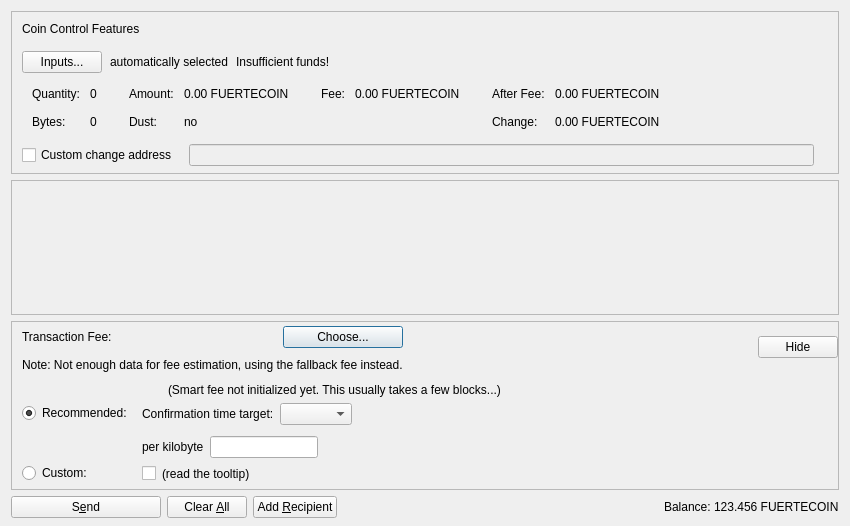
<?xml version="1.0" encoding="UTF-8"?>
<ui version="4.0">
 <class>SendCoinsDialog</class>
 <widget class="QDialog" name="SendCoinsDialog">
  <property name="geometry">
   <rect>
    <x>0</x>
    <y>0</y>
    <width>850</width>
    <height>526</height>
   </rect>
  </property>
  <property name="windowTitle">
   <string>Send Coins</string>
  </property>
  <layout class="QVBoxLayout" name="verticalLayout" stretch="0,1,0,0">
   <property name="bottomMargin">
    <number>8</number>
   </property>
   <item>
    <widget class="QFrame" name="frameCoinControl">
     <property name="sizePolicy">
      <sizepolicy hsizetype="Expanding" vsizetype="Expanding">
       <horstretch>0</horstretch>
       <verstretch>0</verstretch>
      </sizepolicy>
     </property>
     <property name="maximumSize">
      <size>
       <width>16777215</width>
       <height>16777215</height>
      </size>
     </property>
     <property name="frameShape">
      <enum>QFrame::StyledPanel</enum>
     </property>
     <property name="frameShadow">
      <enum>QFrame::Sunken</enum>
     </property>
     <layout class="QVBoxLayout" name="verticalLayoutCoinControl2">
      <property name="spacing">
       <number>0</number>
      </property>
      <property name="leftMargin">
       <number>0</number>
      </property>
      <property name="topMargin">
       <number>0</number>
      </property>
      <property name="rightMargin">
       <number>0</number>
      </property>
      <property name="bottomMargin">
       <number>6</number>
      </property>
      <item>
       <layout class="QVBoxLayout" name="verticalLayoutCoinControl" stretch="0,0,0,0,1">
        <property name="spacing">
         <number>0</number>
        </property>
        <property name="leftMargin">
         <number>10</number>
        </property>
        <property name="topMargin">
         <number>10</number>
        </property>
        <item>
         <layout class="QHBoxLayout" name="horizontalLayoutCoinControl1">
          <property name="bottomMargin">
           <number>15</number>
          </property>
          <item>
           <widget class="QLabel" name="labelCoinControlFeatures">
            <property name="sizePolicy">
             <sizepolicy hsizetype="Preferred" vsizetype="Maximum">
              <horstretch>0</horstretch>
              <verstretch>0</verstretch>
             </sizepolicy>
            </property>
            <property name="text">
             <string>Coin Control Features</string>
            </property>
           </widget>
          </item>
         </layout>
        </item>
        <item>
         <layout class="QHBoxLayout" name="horizontalLayoutCoinControl2" stretch="0,0,0,0">
          <property name="spacing">
           <number>8</number>
          </property>
          <property name="bottomMargin">
           <number>10</number>
          </property>
          <item>
           <widget class="QPushButton" name="pushButtonCoinControl">
            <property name="styleSheet">
             <string notr="true"/>
            </property>
            <property name="text">
             <string>Inputs...</string>
            </property>
            <property name="autoDefault">
             <bool>false</bool>
            </property>
           </widget>
          </item>
          <item>
           <widget class="QLabel" name="labelCoinControlAutomaticallySelected">
            <property name="text">
             <string>automatically selected</string>
            </property>
            <property name="margin">
             <number>5</number>
            </property>
           </widget>
          </item>
          <item>
           <widget class="QLabel" name="labelCoinControlInsuffFunds">
            <property name="text">
             <string>Insufficient funds!</string>
            </property>
            <property name="margin">
             <number>5</number>
            </property>
           </widget>
          </item>
          <item>
           <spacer name="horizontalSpacerCoinControl">
            <property name="orientation">
             <enum>Qt::Horizontal</enum>
            </property>
            <property name="sizeHint" stdset="0">
             <size>
              <width>40</width>
              <height>1</height>
             </size>
            </property>
           </spacer>
          </item>
         </layout>
        </item>
        <item>
         <widget class="QWidget" name="widgetCoinControl" native="true">
          <property name="sizePolicy">
           <sizepolicy hsizetype="Preferred" vsizetype="Preferred">
            <horstretch>0</horstretch>
            <verstretch>0</verstretch>
           </sizepolicy>
          </property>
          <property name="minimumSize">
           <size>
            <width>0</width>
            <height>0</height>
           </size>
          </property>
          <property name="styleSheet">
           <string notr="true"/>
          </property>
          <layout class="QHBoxLayout" name="horizontalLayoutCoinControl5">
           <property name="leftMargin">
            <number>0</number>
           </property>
           <property name="topMargin">
            <number>0</number>
           </property>
           <property name="rightMargin">
            <number>0</number>
           </property>
           <property name="bottomMargin">
            <number>0</number>
           </property>
           <item>
            <layout class="QHBoxLayout" name="horizontalLayoutCoinControl3" stretch="0,0,0,1">
             <property name="spacing">
              <number>20</number>
             </property>
             <property name="topMargin">
              <number>0</number>
             </property>
             <property name="bottomMargin">
              <number>10</number>
             </property>
             <item>
              <layout class="QFormLayout" name="formLayoutCoinControl1">
               <property name="horizontalSpacing">
                <number>10</number>
               </property>
               <property name="verticalSpacing">
                <number>14</number>
               </property>
               <property name="leftMargin">
                <number>10</number>
               </property>
               <property name="topMargin">
                <number>4</number>
               </property>
               <property name="rightMargin">
                <number>6</number>
               </property>
               <item row="0" column="0">
                <widget class="QLabel" name="labelCoinControlQuantityText">
                 <property name="text">
                  <string>Quantity:</string>
                 </property>
                 <property name="margin">
                  <number>0</number>
                 </property>
                </widget>
               </item>
               <item row="0" column="1">
                <widget class="QLabel" name="labelCoinControlQuantity">
                 <property name="cursor">
                  <cursorShape>IBeamCursor</cursorShape>
                 </property>
                 <property name="contextMenuPolicy">
                  <enum>Qt::ActionsContextMenu</enum>
                 </property>
                 <property name="text">
                  <string notr="true">0</string>
                 </property>
                 <property name="margin">
                  <number>0</number>
                 </property>
                 <property name="textInteractionFlags">
                  <set>Qt::LinksAccessibleByMouse|Qt::TextSelectableByKeyboard|Qt::TextSelectableByMouse</set>
                 </property>
                </widget>
               </item>
               <item row="1" column="0">
                <widget class="QLabel" name="labelCoinControlBytesText">
                 <property name="text">
                  <string>Bytes:</string>
                 </property>
                </widget>
               </item>
               <item row="1" column="1">
                <widget class="QLabel" name="labelCoinControlBytes">
                 <property name="cursor">
                  <cursorShape>IBeamCursor</cursorShape>
                 </property>
                 <property name="contextMenuPolicy">
                  <enum>Qt::ActionsContextMenu</enum>
                 </property>
                 <property name="text">
                  <string notr="true">0</string>
                 </property>
                 <property name="textInteractionFlags">
                  <set>Qt::LinksAccessibleByMouse|Qt::TextSelectableByKeyboard|Qt::TextSelectableByMouse</set>
                 </property>
                </widget>
               </item>
              </layout>
             </item>
             <item>
              <layout class="QFormLayout" name="formLayoutCoinControl2">
               <property name="horizontalSpacing">
                <number>10</number>
               </property>
               <property name="verticalSpacing">
                <number>14</number>
               </property>
               <property name="leftMargin">
                <number>6</number>
               </property>
               <property name="topMargin">
                <number>4</number>
               </property>
               <property name="rightMargin">
                <number>6</number>
               </property>
               <item row="0" column="0">
                <widget class="QLabel" name="labelCoinControlAmountText">
                 <property name="text">
                  <string>Amount:</string>
                 </property>
                 <property name="margin">
                  <number>0</number>
                 </property>
                </widget>
               </item>
               <item row="0" column="1">
                <widget class="QLabel" name="labelCoinControlAmount">
                 <property name="cursor">
                  <cursorShape>IBeamCursor</cursorShape>
                 </property>
                 <property name="contextMenuPolicy">
                  <enum>Qt::ActionsContextMenu</enum>
                 </property>
                 <property name="text">
                  <string notr="true">0.00 FUERTECOIN</string>
                 </property>
                 <property name="textInteractionFlags">
                  <set>Qt::LinksAccessibleByMouse|Qt::TextSelectableByKeyboard|Qt::TextSelectableByMouse</set>
                 </property>
                </widget>
               </item>
               <item row="1" column="0">
                <widget class="QLabel" name="labelCoinControlLowOutputText">
                 <property name="text">
                  <string>Dust:</string>
                 </property>
                </widget>
               </item>
               <item row="1" column="1">
                <widget class="QLabel" name="labelCoinControlLowOutput">
                 <property name="cursor">
                  <cursorShape>IBeamCursor</cursorShape>
                 </property>
                 <property name="contextMenuPolicy">
                  <enum>Qt::ActionsContextMenu</enum>
                 </property>
                 <property name="text">
                  <string notr="true">no</string>
                 </property>
                 <property name="textInteractionFlags">
                  <set>Qt::LinksAccessibleByMouse|Qt::TextSelectableByKeyboard|Qt::TextSelectableByMouse</set>
                 </property>
                </widget>
               </item>
              </layout>
             </item>
             <item>
              <layout class="QFormLayout" name="formLayoutCoinControl3">
               <property name="horizontalSpacing">
                <number>10</number>
               </property>
               <property name="verticalSpacing">
                <number>14</number>
               </property>
               <property name="leftMargin">
                <number>6</number>
               </property>
               <property name="topMargin">
                <number>4</number>
               </property>
               <property name="rightMargin">
                <number>6</number>
               </property>
               <item row="0" column="0">
                <widget class="QLabel" name="labelCoinControlFeeText">
                 <property name="text">
                  <string>Fee:</string>
                 </property>
                 <property name="margin">
                  <number>0</number>
                 </property>
                </widget>
               </item>
               <item row="0" column="1">
                <widget class="QLabel" name="labelCoinControlFee">
                 <property name="cursor">
                  <cursorShape>IBeamCursor</cursorShape>
                 </property>
                 <property name="contextMenuPolicy">
                  <enum>Qt::ActionsContextMenu</enum>
                 </property>
                 <property name="text">
                  <string notr="true">0.00 FUERTECOIN</string>
                 </property>
                 <property name="textInteractionFlags">
                  <set>Qt::LinksAccessibleByMouse|Qt::TextSelectableByKeyboard|Qt::TextSelectableByMouse</set>
                 </property>
                </widget>
               </item>
              </layout>
             </item>
             <item>
              <layout class="QFormLayout" name="formLayoutCoinControl4">
               <property name="horizontalSpacing">
                <number>10</number>
               </property>
               <property name="verticalSpacing">
                <number>14</number>
               </property>
               <property name="leftMargin">
                <number>6</number>
               </property>
               <property name="topMargin">
                <number>4</number>
               </property>
               <property name="rightMargin">
                <number>6</number>
               </property>
               <item row="0" column="0">
                <widget class="QLabel" name="labelCoinControlAfterFeeText">
                 <property name="text">
                  <string>After Fee:</string>
                 </property>
                 <property name="margin">
                  <number>0</number>
                 </property>
                </widget>
               </item>
               <item row="0" column="1">
                <widget class="QLabel" name="labelCoinControlAfterFee">
                 <property name="cursor">
                  <cursorShape>IBeamCursor</cursorShape>
                 </property>
                 <property name="contextMenuPolicy">
                  <enum>Qt::ActionsContextMenu</enum>
                 </property>
                 <property name="text">
                  <string notr="true">0.00 FUERTECOIN</string>
                 </property>
                 <property name="textInteractionFlags">
                  <set>Qt::LinksAccessibleByMouse|Qt::TextSelectableByKeyboard|Qt::TextSelectableByMouse</set>
                 </property>
                </widget>
               </item>
               <item row="1" column="0">
                <widget class="QLabel" name="labelCoinControlChangeText">
                 <property name="text">
                  <string>Change:</string>
                 </property>
                </widget>
               </item>
               <item row="1" column="1">
                <widget class="QLabel" name="labelCoinControlChange">
                 <property name="cursor">
                  <cursorShape>IBeamCursor</cursorShape>
                 </property>
                 <property name="contextMenuPolicy">
                  <enum>Qt::ActionsContextMenu</enum>
                 </property>
                 <property name="text">
                  <string notr="true">0.00 FUERTECOIN</string>
                 </property>
                 <property name="textInteractionFlags">
                  <set>Qt::LinksAccessibleByMouse|Qt::TextSelectableByKeyboard|Qt::TextSelectableByMouse</set>
                 </property>
                </widget>
               </item>
              </layout>
             </item>
            </layout>
           </item>
          </layout>
         </widget>
        </item>
        <item>
         <layout class="QHBoxLayout" name="horizontalLayoutCoinControl4" stretch="0,0,0">
          <property name="spacing">
           <number>12</number>
          </property>
          <property name="sizeConstraint">
           <enum>QLayout::SetDefaultConstraint</enum>
          </property>
          <property name="topMargin">
           <number>5</number>
          </property>
          <property name="rightMargin">
           <number>5</number>
          </property>
          <item>
           <widget class="QCheckBox" name="checkBoxCoinControlChange">
            <property name="toolTip">
             <string>If this is activated, but the change address is empty or invalid, change will be sent to a newly generated address.</string>
            </property>
            <property name="text">
             <string>Custom change address</string>
            </property>
           </widget>
          </item>
          <item>
           <widget class="QValidatedLineEdit" name="lineEditCoinControlChange">
            <property name="enabled">
             <bool>false</bool>
            </property>
            <property name="sizePolicy">
             <sizepolicy hsizetype="Expanding" vsizetype="Fixed">
              <horstretch>0</horstretch>
              <verstretch>0</verstretch>
             </sizepolicy>
            </property>
           </widget>
          </item>
          <item>
           <widget class="QLabel" name="labelCoinControlChangeLabel">
            <property name="sizePolicy">
             <sizepolicy hsizetype="Preferred" vsizetype="Expanding">
              <horstretch>0</horstretch>
              <verstretch>0</verstretch>
             </sizepolicy>
            </property>
            <property name="minimumSize">
             <size>
              <width>0</width>
              <height>0</height>
             </size>
            </property>
            <property name="text">
             <string/>
            </property>
            <property name="margin">
             <number>3</number>
            </property>
           </widget>
          </item>
         </layout>
        </item>
        <item>
         <spacer name="verticalSpacerCoinControl">
          <property name="orientation">
           <enum>Qt::Vertical</enum>
          </property>
          <property name="sizeHint" stdset="0">
           <size>
            <width>800</width>
            <height>1</height>
           </size>
          </property>
         </spacer>
        </item>
       </layout>
      </item>
     </layout>
    </widget>
   </item>
   <item>
    <widget class="QScrollArea" name="scrollArea">
     <property name="widgetResizable">
      <bool>true</bool>
     </property>
     <widget class="QWidget" name="scrollAreaWidgetContents">
      <property name="geometry">
       <rect>
        <x>0</x>
        <y>0</y>
        <width>830</width>
        <height>104</height>
       </rect>
      </property>
      <layout class="QVBoxLayout" name="verticalLayout_2" stretch="0,1">
       <property name="leftMargin">
        <number>0</number>
       </property>
       <property name="topMargin">
        <number>0</number>
       </property>
       <property name="rightMargin">
        <number>0</number>
       </property>
       <property name="bottomMargin">
        <number>0</number>
       </property>
       <item>
        <layout class="QVBoxLayout" name="entries">
         <property name="spacing">
          <number>6</number>
         </property>
        </layout>
       </item>
       <item>
        <spacer name="verticalSpacer">
         <property name="orientation">
          <enum>Qt::Vertical</enum>
         </property>
         <property name="sizeHint" stdset="0">
          <size>
           <width>20</width>
           <height>40</height>
          </size>
         </property>
        </spacer>
       </item>
      </layout>
     </widget>
    </widget>
   </item>
   <item>
    <widget class="QFrame" name="frameFee">
     <property name="sizePolicy">
      <sizepolicy hsizetype="Expanding" vsizetype="Expanding">
       <horstretch>0</horstretch>
       <verstretch>0</verstretch>
      </sizepolicy>
     </property>
     <property name="maximumSize">
      <size>
       <width>16777215</width>
       <height>16777215</height>
      </size>
     </property>
     <property name="frameShape">
      <enum>QFrame::StyledPanel</enum>
     </property>
     <property name="frameShadow">
      <enum>QFrame::Sunken</enum>
     </property>
     <layout class="QVBoxLayout" name="verticalLayoutFee1">
      <property name="spacing">
       <number>0</number>
      </property>
      <property name="leftMargin">
       <number>0</number>
      </property>
      <property name="topMargin">
       <number>0</number>
      </property>
      <property name="rightMargin">
       <number>0</number>
      </property>
      <property name="bottomMargin">
       <number>0</number>
      </property>
      <item>
       <layout class="QVBoxLayout" name="verticalLayoutFee2" stretch="0,0,0">
        <property name="spacing">
         <number>0</number>
        </property>
        <property name="leftMargin">
         <number>10</number>
        </property>
        <property name="topMargin">
         <number>0</number>
        </property>
        <item>
         <layout class="QHBoxLayout" name="horizontalLayoutFee1">
          <property name="bottomMargin">
           <number>0</number>
          </property>
          <item>
           <layout class="QVBoxLayout" name="verticalLayoutFee7">
            <property name="spacing">
             <number>0</number>
            </property>
            <item>
             <spacer name="verticalSpacerSmartFee">
              <property name="orientation">
               <enum>Qt::Vertical</enum>
              </property>
              <property name="sizeType">
               <enum>QSizePolicy::Fixed</enum>
              </property>
              <property name="sizeHint" stdset="0">
               <size>
                <width>1</width>
                <height>4</height>
               </size>
              </property>
             </spacer>
            </item>
            <item>
             <layout class="QHBoxLayout" name="horizontalLayoutSmartFee">
              <property name="spacing">
               <number>10</number>
              </property>
              <item>
               <widget class="QLabel" name="labelFeeHeadline">
                <property name="sizePolicy">
                 <sizepolicy hsizetype="Preferred" vsizetype="Maximum">
                  <horstretch>0</horstretch>
                  <verstretch>0</verstretch>
                 </sizepolicy>
                </property>
                <property name="text">
                 <string>Transaction Fee:</string>
                </property>
               </widget>
              </item>
              <item>
               <widget class="QLabel" name="labelFeeMinimized">
                <property name="text">
                 <string/>
                </property>
               </widget>
              </item>
              <item>
               <widget class="QPushButton" name="buttonChooseFee">
                <property name="text">
                 <string>Choose...</string>
                </property>
               </widget>
              </item>
             </layout>
            </item>
            <item>
             <spacer name="verticalSpacer_7">
              <property name="orientation">
               <enum>Qt::Vertical</enum>
              </property>
              <property name="sizeHint" stdset="0">
               <size>
                <width>1</width>
                <height>10</height>
               </size>
              </property>
             </spacer>
            </item>
            <item>
             <widget class="QLabel" name="fallbackFeeWarningLabel">
              <property name="toolTip">
               <string>Using the fallbackfee can result in sending a transaction that will take several hours or days (or never) to confirm. Consider choosing your fee manually or wait until you have validated the complete chain.</string>
              </property>
              <property name="text">
               <string>Note: Not enough data for fee estimation, using the fallback fee instead.</string>
              </property>
              <property name="wordWrap">
               <bool>false</bool>
              </property>
             </widget>
            </item>
            <item>
             <spacer name="verticalSpacer_5">
              <property name="orientation">
               <enum>Qt::Vertical</enum>
              </property>
              <property name="sizeHint" stdset="0">
               <size>
                <width>1</width>
                <height>1</height>
               </size>
              </property>
             </spacer>
            </item>
           </layout>
          </item>
          <item>
           <spacer name="horizontalSpacer_4">
            <property name="orientation">
             <enum>Qt::Horizontal</enum>
            </property>
            <property name="sizeHint" stdset="0">
             <size>
              <width>1</width>
              <height>1</height>
             </size>
            </property>
           </spacer>
          </item>
          <item>
           <widget class="QPushButton" name="buttonMinimizeFee">
            <property name="toolTip">
             <string>collapse fee-settings</string>
            </property>
            <property name="text">
             <string>Hide</string>
            </property>
           </widget>
          </item>
         </layout>
        </item>
        <item>
         <widget class="QFrame" name="frameFeeSelection">
          <layout class="QVBoxLayout" name="verticalLayoutFee12">
           <property name="spacing">
            <number>0</number>
           </property>
           <property name="leftMargin">
            <number>0</number>
           </property>
           <property name="topMargin">
            <number>0</number>
           </property>
           <property name="rightMargin">
            <number>0</number>
           </property>
           <property name="bottomMargin">
            <number>0</number>
           </property>
           <item>
            <layout class="QGridLayout" name="gridLayoutFee">
             <property name="topMargin">
              <number>10</number>
             </property>
             <property name="bottomMargin">
              <number>4</number>
             </property>
             <property name="horizontalSpacing">
              <number>10</number>
             </property>
             <property name="verticalSpacing">
              <number>4</number>
             </property>
             <item row="1" column="1">
              <layout class="QVBoxLayout" name="verticalLayoutFee8">
               <property name="spacing">
                <number>6</number>
               </property>
               <property name="topMargin">
                <number>3</number>
               </property>
               <item>
                <layout class="QHBoxLayout" name="horizontalLayoutFee13" stretch="0,0,1">
                 <item>
                  <widget class="QLabel" name="labelCustomPerKilobyte">
                   <property name="toolTip">
                    <string>If the custom fee is set to 1000 ruffs and the transaction is only 250 bytes, then &quot;per kilobyte&quot; only pays 250 ruffs in fee,&lt;br /&gt;while &quot;at least&quot; pays 1000 ruffs. For transactions bigger than a kilobyte both pay by kilobyte.</string>
                   </property>
                   <property name="text">
                    <string>per kilobyte</string>
                   </property>
                  </widget>
                 </item>
                 <item>
                  <widget class="BitcoinAmountField" name="customFee"/>
                 </item>
                 <item>
                  <spacer name="horizontalSpacer_6">
                   <property name="orientation">
                    <enum>Qt::Horizontal</enum>
                   </property>
                   <property name="sizeHint" stdset="0">
                    <size>
                     <width>1</width>
                     <height>1</height>
                    </size>
                   </property>
                  </spacer>
                 </item>
                </layout>
               </item>
               <item>
                <layout class="QHBoxLayout" name="horizontalLayoutFee8">
                 <item>
                  <widget class="QCheckBox" name="checkBoxMinimumFee">
                   <property name="toolTip">
                    <string>Paying only the minimum fee is just fine as long as there is less transaction volume than space in the blocks.&lt;br /&gt;But be aware that this can end up in a never confirming transaction once there is more demand for fuertecoin transactions than the network can process.</string>
                   </property>
                   <property name="text">
                    <string/>
                   </property>
                  </widget>
                 </item>
                 <item>
                  <widget class="QLabel" name="labelMinFeeWarning">
                   <property name="enabled">
                    <bool>true</bool>
                   </property>
                   <property name="toolTip">
                    <string>Paying only the minimum fee is just fine as long as there is less transaction volume than space in the blocks.&lt;br /&gt;But be aware that this can end up in a never confirming transaction once there is more demand for fuertecoin transactions than the network can process.</string>
                   </property>
                   <property name="text">
                    <string>(read the tooltip)</string>
                   </property>
                   <property name="margin">
                    <number>5</number>
                   </property>
                  </widget>
                 </item>
                 <item>
                  <spacer name="horizontalSpacer_2">
                   <property name="orientation">
                    <enum>Qt::Horizontal</enum>
                   </property>
                   <property name="sizeHint" stdset="0">
                    <size>
                     <width>1</width>
                     <height>1</height>
                    </size>
                   </property>
                  </spacer>
                 </item>
                </layout>
               </item>
              </layout>
             </item>
             <item row="0" column="0">
              <layout class="QVBoxLayout" name="verticalLayoutFee4" stretch="0,1">
               <property name="topMargin">
                <number>20</number>
               </property>
               <property name="bottomMargin">
                <number>3</number>
               </property>
               <item>
                <widget class="QRadioButton" name="radioSmartFee">
                 <property name="text">
                  <string>Recommended:</string>
                 </property>
                 <property name="checked">
                  <bool>true</bool>
                 </property>
                 <attribute name="buttonGroup">
                  <string notr="true">groupFee</string>
                 </attribute>
                </widget>
               </item>
               <item>
                <spacer name="verticalSpacer_2">
                 <property name="orientation">
                  <enum>Qt::Vertical</enum>
                 </property>
                 <property name="sizeHint" stdset="0">
                  <size>
                   <width>1</width>
                   <height>1</height>
                  </size>
                 </property>
                </spacer>
               </item>
              </layout>
             </item>
             <item row="1" column="0">
              <layout class="QVBoxLayout" name="verticalLayoutFee9" stretch="0,1">
               <property name="topMargin">
                <number>30</number>
               </property>
               <item>
                <widget class="QRadioButton" name="radioCustomFee">
                 <property name="text">
                  <string>Custom:</string>
                 </property>
                 <attribute name="buttonGroup">
                  <string notr="true">groupFee</string>
                 </attribute>
                </widget>
               </item>
               <item>
                <spacer name="verticalSpacer_6">
                 <property name="orientation">
                  <enum>Qt::Vertical</enum>
                 </property>
                 <property name="sizeHint" stdset="0">
                  <size>
                   <width>1</width>
                   <height>1</height>
                  </size>
                 </property>
                </spacer>
               </item>
              </layout>
             </item>
             <item row="0" column="1">
              <layout class="QVBoxLayout" name="verticalLayoutFee3" stretch="0,0,1">
               <property name="spacing">
                <number>6</number>
               </property>
               <property name="topMargin">
                <number>0</number>
               </property>
               <property name="bottomMargin">
                <number>3</number>
               </property>
               <item>
                <layout class="QHBoxLayout" name="horizontalLayoutFee12">
                 <item>
                  <widget class="QLabel" name="labelSmartFee">
                   <property name="text">
                    <string/>
                   </property>
                   <property name="margin">
                    <number>2</number>
                   </property>
                  </widget>
                 </item>
                 <item>
                  <widget class="QLabel" name="labelFeeEstimation">
                   <property name="text">
                    <string/>
                   </property>
                  </widget>
                 </item>
                 <item>
                  <widget class="QLabel" name="labelSmartFee2">
                   <property name="text">
                    <string>(Smart fee not initialized yet. This usually takes a few blocks...)</string>
                   </property>
                   <property name="margin">
                    <number>2</number>
                   </property>
                  </widget>
                 </item>
                 <item>
                  <spacer name="horizontalSpacer_5">
                   <property name="orientation">
                    <enum>Qt::Horizontal</enum>
                   </property>
                   <property name="sizeHint" stdset="0">
                    <size>
                     <width>1</width>
                     <height>1</height>
                    </size>
                   </property>
                  </spacer>
                 </item>
                </layout>
               </item>
               <item>
                <layout class="QHBoxLayout" name="horizontalLayoutFee9">
                 <item>
                  <layout class="QVBoxLayout" name="verticalLayoutFee6">
                   <item>
                    <widget class="QLabel" name="labelSmartFee3">
                     <property name="text">
                      <string>Confirmation time target:</string>
                     </property>
                     <property name="margin">
                      <number>2</number>
                     </property>
                    </widget>
                   </item>
                  </layout>
                 </item>
                 <item>
                  <layout class="QVBoxLayout" name="verticalLayoutFee5">
                   <property name="rightMargin">
                    <number>30</number>
                   </property>
                   <item>
                    <layout class="QHBoxLayout" name="horizontalLayoutConfTarget">
                     <property name="bottomMargin">
                      <number>0</number>
                     </property>
                     <item>
                      <widget class="QComboBox" name="confTargetSelector"/>
                     </item>
                     <item>
                      <spacer name="horizontalSpacerConfTarget">
                       <property name="orientation">
                        <enum>Qt::Horizontal</enum>
                       </property>
                       <property name="sizeHint" stdset="0">
                        <size>
                         <width>40</width>
                         <height>20</height>
                        </size>
                       </property>
                      </spacer>
                     </item>
                    </layout>
                   </item>
                  </layout>
                 </item>
                </layout>
               </item>
               <item>
                <spacer name="verticalSpacer_4">
                 <property name="orientation">
                  <enum>Qt::Vertical</enum>
                 </property>
                 <property name="sizeHint" stdset="0">
                  <size>
                   <width>1</width>
                   <height>1</height>
                  </size>
                 </property>
                </spacer>
               </item>
              </layout>
             </item>
            </layout>
           </item>
          </layout>
         </widget>
        </item>
        <item>
         <spacer name="verticalSpacerFee">
          <property name="orientation">
           <enum>Qt::Vertical</enum>
          </property>
          <property name="sizeHint" stdset="0">
           <size>
            <width>800</width>
            <height>1</height>
           </size>
          </property>
         </spacer>
        </item>
       </layout>
      </item>
     </layout>
    </widget>
   </item>
   <item>
    <layout class="QHBoxLayout" name="horizontalLayout">
     <item>
      <widget class="QPushButton" name="sendButton">
       <property name="minimumSize">
        <size>
         <width>150</width>
         <height>0</height>
        </size>
       </property>
       <property name="toolTip">
        <string>Confirm the send action</string>
       </property>
       <property name="text">
        <string>S&amp;end</string>
       </property>
       <property name="autoDefault">
        <bool>false</bool>
       </property>
       <property name="default">
        <bool>false</bool>
       </property>
      </widget>
     </item>
     <item>
      <widget class="QPushButton" name="clearButton">
       <property name="sizePolicy">
        <sizepolicy hsizetype="Minimum" vsizetype="Fixed">
         <horstretch>0</horstretch>
         <verstretch>0</verstretch>
        </sizepolicy>
       </property>
       <property name="toolTip">
        <string>Clear all fields of the form.</string>
       </property>
       <property name="text">
        <string>Clear &amp;All</string>
       </property>
       <property name="autoDefault">
        <bool>false</bool>
       </property>
      </widget>
     </item>
     <item>
      <widget class="QPushButton" name="addButton">
       <property name="toolTip">
        <string>Send to multiple recipients at once</string>
       </property>
       <property name="text">
        <string>Add &amp;Recipient</string>
       </property>
       <property name="autoDefault">
        <bool>false</bool>
       </property>
      </widget>
     </item>
     <item>
      <spacer name="horizontalSpacer">
       <property name="orientation">
        <enum>Qt::Horizontal</enum>
       </property>
       <property name="sizeHint" stdset="0">
        <size>
         <width>40</width>
         <height>20</height>
        </size>
       </property>
      </spacer>
     </item>
     <item>
      <layout class="QHBoxLayout" name="horizontalLayout_2">
       <property name="spacing">
        <number>3</number>
       </property>
       <item>
        <widget class="QLabel" name="labelBalanceText">
         <property name="text">
          <string>Balance:</string>
         </property>
        </widget>
       </item>
       <item>
        <widget class="QLabel" name="labelBalance">
         <property name="sizePolicy">
          <sizepolicy hsizetype="Preferred" vsizetype="Preferred">
           <horstretch>0</horstretch>
           <verstretch>0</verstretch>
          </sizepolicy>
         </property>
         <property name="cursor">
          <cursorShape>IBeamCursor</cursorShape>
         </property>
         <property name="text">
          <string notr="true">123.456 FUERTECOIN</string>
         </property>
         <property name="textInteractionFlags">
          <set>Qt::LinksAccessibleByMouse|Qt::TextSelectableByKeyboard|Qt::TextSelectableByMouse</set>
         </property>
        </widget>
       </item>
      </layout>
     </item>
    </layout>
   </item>
  </layout>
 </widget>
 <customwidgets>
  <customwidget>
   <class>QValidatedLineEdit</class>
   <extends>QLineEdit</extends>
   <header>qt/qvalidatedlineedit.h</header>
  </customwidget>
  <customwidget>
   <class>BitcoinAmountField</class>
   <extends>QLineEdit</extends>
   <header>qt/bitcoinamountfield.h</header>
   <container>1</container>
  </customwidget>
 </customwidgets>
 <resources>
  <include location="../fuertecoin.qrc"/>
 </resources>
 <connections/>
 <buttongroups>
  <buttongroup name="groupFee"/>
 </buttongroups>
</ui>
